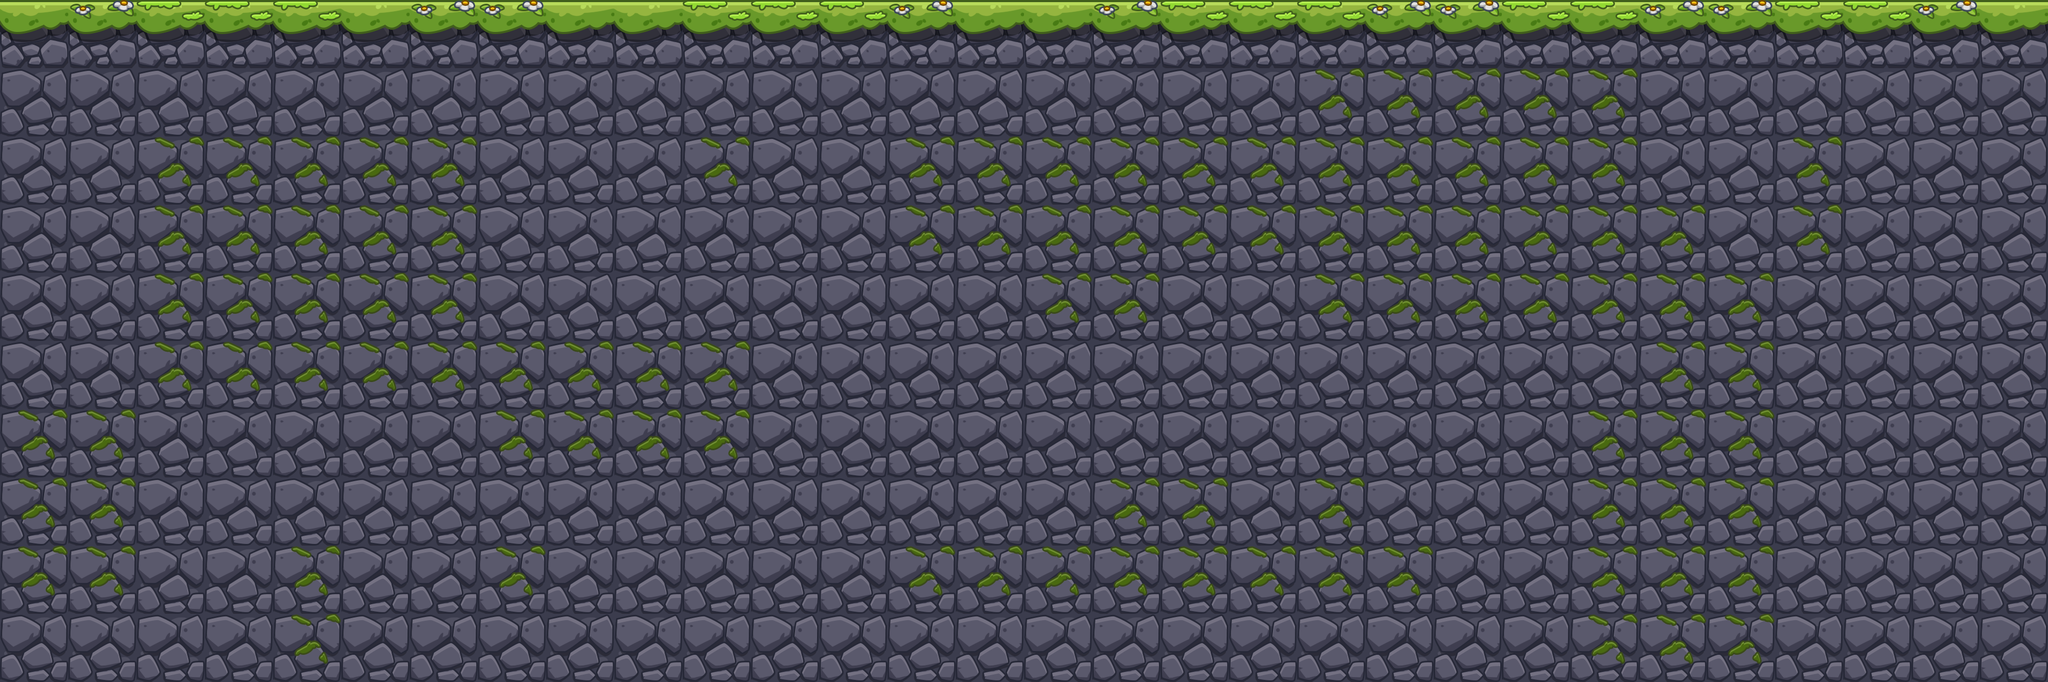

Rendered tile map (Tiled .tmx) drawn with the repository's tilesets; below, a short description and the full map source, tile grids included:
An orthogonal 30x10 tile map with 128x128 px tiles, 1 tile layer (ground), 2 tilesets.

<map version="1.10" tiledversion="1.10.2" orientation="orthogonal" renderorder="right-down" width="30" height="10" tilewidth="128" tileheight="128" infinite="0" nextlayerid="5" nextobjectid="1">
 <tileset firstgid="1" name="tile undground" tilewidth="128" tileheight="128" tilecount="18" columns="0">
  <grid orientation="orthogonal" width="1" height="1" />
  <tile id="0">
   <image width="128" height="128" source="../tile/tile underground/tile-underground (1).png" />
  </tile>
  <tile id="1">
   <image width="128" height="128" source="../tile/tile underground/tile-underground (2).png" />
  </tile>
  <tile id="2">
   <image width="128" height="128" source="../tile/tile underground/tile-underground (3).png" />
  </tile>
  <tile id="3">
   <image width="128" height="128" source="../tile/tile underground/tile-underground (4).png" />
  </tile>
  <tile id="4">
   <image width="128" height="128" source="../tile/tile underground/tile-underground (5).png" />
  </tile>
  <tile id="5">
   <image width="128" height="128" source="../tile/tile underground/tile-underground (6).png" />
  </tile>
  <tile id="6">
   <image width="128" height="128" source="../tile/tile underground/tile-underground (7).png" />
  </tile>
  <tile id="7">
   <image width="128" height="128" source="../tile/tile underground/tile-underground (8).png" />
  </tile>
  <tile id="8">
   <image width="128" height="128" source="../tile/tile underground/tile-underground (9).png" />
  </tile>
  <tile id="9">
   <image width="128" height="128" source="../tile/tile underground/tile-underground (10).png" />
  </tile>
  <tile id="10">
   <image width="128" height="128" source="../tile/tile underground/tile-underground (11).png" />
  </tile>
  <tile id="11">
   <image width="128" height="128" source="../tile/tile underground/tile-underground (12).png" />
  </tile>
  <tile id="12">
   <image width="128" height="128" source="../tile/tile underground/tile-underground (13).png" />
  </tile>
  <tile id="13">
   <image width="128" height="128" source="../tile/tile underground/tile-underground (14).png" />
  </tile>
  <tile id="14">
   <image width="128" height="128" source="../tile/tile underground/tile-underground (15).png" />
  </tile>
  <tile id="15">
   <image width="128" height="128" source="../tile/tile underground/tile-underground (16).png" />
  </tile>
  <tile id="16">
   <image width="128" height="128" source="../tile/tile underground/tile-underground (17).png" />
  </tile>
  <tile id="17">
   <image width="128" height="128" source="../tile/tile underground/tile-underground (18).png" />
  </tile>
 </tileset>
 <tileset firstgid="19" name="panda moutain" tilewidth="128" tileheight="128" tilecount="16" columns="0">
  <grid orientation="orthogonal" width="1" height="1" />
  <tile id="0">
   <image width="128" height="128" source="../tile/tile kungfu panda moutain/1.png" />
  </tile>
  <tile id="1">
   <image width="128" height="128" source="../tile/tile kungfu panda moutain/2.png" />
  </tile>
  <tile id="2">
   <image width="128" height="128" source="../tile/tile kungfu panda moutain/2a.png" />
  </tile>
  <tile id="3">
   <image width="128" height="128" source="../tile/tile kungfu panda moutain/2b.png" />
  </tile>
  <tile id="4">
   <image width="128" height="128" source="../tile/tile kungfu panda moutain/3.png" />
  </tile>
  <tile id="5">
   <image width="128" height="128" source="../tile/tile kungfu panda moutain/4.png" />
  </tile>
  <tile id="6">
   <image width="128" height="128" source="../tile/tile kungfu panda moutain/5.png" />
  </tile>
  <tile id="7">
   <image width="128" height="128" source="../tile/tile kungfu panda moutain/5a.png" />
  </tile>
  <tile id="8">
   <image width="128" height="128" source="../tile/tile kungfu panda moutain/6.png" />
  </tile>
  <tile id="9">
   <image width="128" height="128" source="../tile/tile kungfu panda moutain/7.png" />
  </tile>
  <tile id="10">
   <image width="128" height="128" source="../tile/tile kungfu panda moutain/8.png" />
  </tile>
  <tile id="11">
   <image width="128" height="128" source="../tile/tile kungfu panda moutain/9.png" />
  </tile>
  <tile id="12">
   <image width="128" height="128" source="../tile/tile kungfu panda moutain/10.png" />
  </tile>
  <tile id="13">
   <image width="128" height="128" source="../tile/tile kungfu panda moutain/11.png" />
  </tile>
  <tile id="14">
   <image width="128" height="128" source="../tile/tile kungfu panda moutain/12.png" />
  </tile>
  <tile id="15">
   <image width="128" height="128" source="../tile/tile kungfu panda moutain/13.png" />
  </tile>
 </tileset>
 <layer id="4" name="ground" width="30" height="10">
  <data encoding="csv">
20,21,22,22,22,20,21,21,20,20,22,22,22,21,20,20,21,22,22,22,21,21,22,22,21,21,22,22,21,20,
25,25,25,25,25,25,25,25,25,25,25,25,25,25,25,25,25,25,25,26,26,26,26,26,25,25,25,25,25,25,
25,25,26,26,26,26,26,25,25,25,26,25,25,26,26,26,26,26,26,26,26,26,26,26,25,25,26,25,25,25,
25,25,26,26,26,26,26,25,25,25,25,25,25,26,26,26,26,26,26,26,26,26,26,26,26,25,26,25,25,25,
25,25,26,26,26,26,26,25,25,25,25,25,25,25,25,26,26,25,25,26,26,26,26,26,26,26,25,25,25,25,
25,25,26,26,26,26,26,26,26,26,26,25,25,25,25,25,25,25,25,25,25,25,25,25,26,26,25,25,25,25,
26,26,25,25,25,25,25,26,26,26,26,25,25,25,25,25,25,25,25,25,25,25,25,26,26,26,25,25,25,25,
26,26,25,25,25,25,25,25,25,25,25,25,25,25,25,25,26,26,25,26,25,25,25,26,26,26,25,25,25,25,
26,26,25,25,26,25,25,26,25,25,25,25,25,26,26,26,26,26,26,26,26,25,25,26,26,26,25,25,25,25,
25,25,25,25,26,25,25,25,25,25,25,25,25,25,25,25,25,25,25,25,25,25,25,26,26,26,25,25,25,25
</data>
 </layer>
</map>
